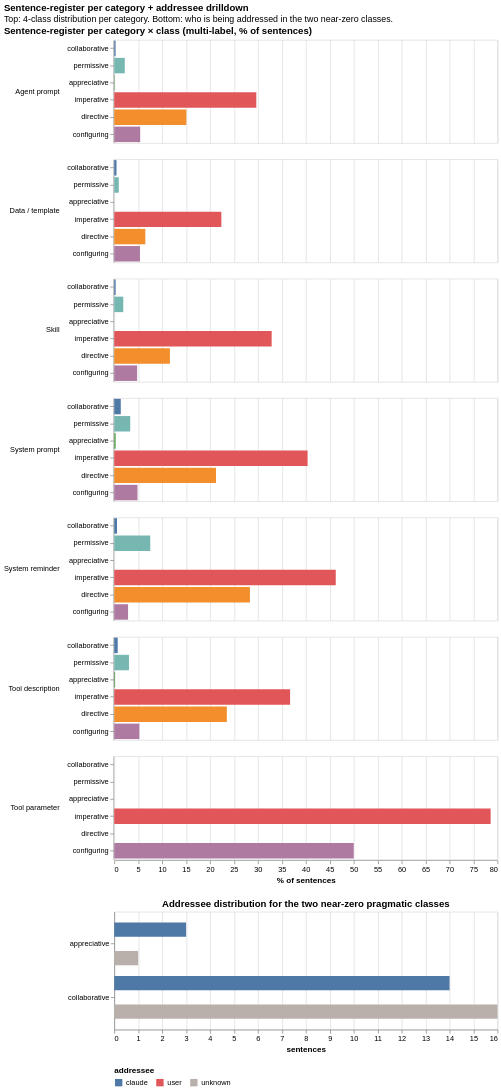

Source (notebook cell):
### Markdown cell above
### Sentence-register per category — distribution + addressee drilldown

Two views: per-category × per-class distribution (top) and addressee breakdown for the two near-zero classes — claude / user / unknown (bottom). A forensic-inspection sample of sentences matching appreciative keywords is printed alongside, sourced from `sentences_classified.parquet`.

### Code cell
"""Sentence-register per category × class + addressee drilldown — vconcat composite."""

# --- top panel: per-category × per-class distribution ---
sr_long = pd.DataFrame([
    {
        "category": cat,
        "class":    cls,
        "sent_pct": by_category[cat]["metrics"]["sentence_register"][f"{cls}_sent_pct"],
        "sent_count": by_category[cat]["metrics"]["sentence_register"][f"{cls}_sent_count"],
    }
    for cat in by_category
    for cls in SENT_REGISTER_CLASSES
])

sr_class_domain = SENT_REGISTER_CLASSES
sr_class_range  = [SR_CLASS_COLORS[c] for c in sr_class_domain]

sr_chart = (
    alt.Chart(sr_long)
    .mark_bar()
    .encode(
        x=alt.X("sent_pct:Q", title="% of sentences"),
        y=alt.Y("class:N", sort=sr_class_domain, title=None),
        color=alt.Color("class:N",
                         scale=alt.Scale(domain=sr_class_domain, range=sr_class_range),
                         legend=None),
        row=alt.Row("category:N", title=None,
                     header=alt.Header(labelAngle=0, labelAlign="left")),
        tooltip=[
            alt.Tooltip("category:N"),
            alt.Tooltip("class:N"),
            alt.Tooltip("sent_pct:Q",   format=".2f", title="sent %"),
            alt.Tooltip("sent_count:Q", title="sentences"),
        ],
    )
    .properties(width=520, height=140,
                title="Sentence-register per category × class (multi-label, % of sentences)")
)

# --- bottom panel: addressee breakdown for the two near-zero classes ---
addr_rows = []
for cls in ("appreciative", "collaborative"):
    block = corpus_block["metrics"]["sentence_register"]
    for who in ("claude", "user", "unknown"):
        addr_rows.append({
            "class":     cls,
            "addressee": who,
            "count":     block[f"{cls}_addressee_{who}_count"],
        })
addr_df = pd.DataFrame(addr_rows)

print("Corpus-wide addressee distribution for the two near-zero classes:")
print(addr_df.pivot(index="class", columns="addressee", values="count")
            [["claude", "user", "unknown"]].to_string())

addr_chart = (
    alt.Chart(addr_df)
    .mark_bar()
    .encode(
        y=alt.Y("class:N", sort=["appreciative", "collaborative"], title=None),
        x=alt.X("count:Q", title="sentences"),
        color=alt.Color("addressee:N",
                         scale=alt.Scale(
                             domain=["claude", "user", "unknown"],
                             range=["#4e79a7", "#e15759", "#bab0ab"]),
                         legend=alt.Legend(title="addressee", orient="bottom")),
        yOffset="addressee:N",
        tooltip=[alt.Tooltip("class:N"),
                 alt.Tooltip("addressee:N"),
                 alt.Tooltip("count:Q", format=",")],
    )
    .properties(width=520, height=160,
                title="Addressee distribution for the two near-zero pragmatic classes")
)

# --- forensic inspection: actual sentences from the parquet ---
import pathlib
parquet_path = pathlib.Path("sentences_classified.parquet")
if parquet_path.exists():
    sentences_df = pd.read_parquet(parquet_path)
    APPR_KEYWORDS = ["thank you", "thanks", "appreciate", "great job",
                     "well done", "kudos", "much appreciated"]
    pat = "|".join(APPR_KEYWORDS)
    appr_sample = sentences_df[
        sentences_df["text"].str.lower().str.contains(pat, regex=True, na=False)
    ][["file_path", "text", "addressee"]].head(10)
    print("\nForensic inspection — sentences containing appreciative keywords:")
    print(appr_sample.to_string(index=False, max_colwidth=80))

sr_composite = alt.vconcat(sr_chart, addr_chart).resolve_scale(color="independent").properties(
    title=alt.TitleParams(
        "Sentence-register per category + addressee drilldown",
        subtitle=["Top: 4-class distribution per category. "
                  "Bottom: who is being addressed in the two near-zero classes."],
        anchor="start",
    )
)
save_chart(sr_composite, "10-sentence-register-by-category")

### Figure 1 — Vega-Lite specification as saved in the notebook (floating-point values rounded to 4 significant figures)
{"config": {"view": {"continuousWidth": 300, "continuousHeight": 300}}, "vconcat": [{"data": {"name": "data-74ec36d888e9c1149e3fc05fac119132"}, "mark": {"type": "bar"}, "encoding": {"color": {"field": "class", "legend": null, "scale": {"domain": ["collaborative", "permissive", "appreciative", "imperative", "directive", "configuring"], "range": ["#4e79a7", "#76b7b2", "#59a14f", "#e15759", "#f28e2c", "#af7aa1"]}, "type": "nominal"}, "row": {"field": "category", "header": {"labelAlign": "left", "labelAngle": 0}, "title": null, "type": "nominal"}, "tooltip": [{"field": "category", "type": "nominal"}, {"field": "class", "type": "nominal"}, {"field": "sent_pct", "format": ".2f", "title": "sent %", "type": "quantitative"}, {"field": "sent_count", "title": "sentences", "type": "quantitative"}], "x": {"field": "sent_pct", "title": "% of sentences", "type": "quantitative"}, "y": {"field": "class", "sort": ["collaborative", "permissive", "appreciative", "imperative", "directive", "configuring"], "title": null, "type": "nominal"}}, "height": 140, "title": "Sentence-register per category × class (multi-label, % of sentences)", "width": 520}, {"data": {"name": "data-5f04e88ed1c4ef9a1adb1c554f4909dd"}, "mark": {"type": "bar"}, "encoding": {"color": {"field": "addressee", "legend": {"orient": "bottom", "title": "addressee"}, "scale": {"domain": ["claude", "user", "unknown"], "range": ["#4e79a7", "#e15759", "#bab0ab"]}, "type": "nominal"}, "tooltip": [{"field": "class", "type": "nominal"}, {"field": "addressee", "type": "nominal"}, {"field": "count", "format": ",", "type": "quantitative"}], "x": {"field": "count", "title": "sentences", "type": "quantitative"}, "y": {"field": "class", "sort": ["appreciative", "collaborative"], "title": null, "type": "nominal"}, "yOffset": {"field": "addressee", "type": "nominal"}}, "height": 160, "title": "Addressee distribution for the two near-zero pragmatic classes", "width": 520}], "resolve": {"scale": {"color": "independent"}}, "title": {"text": "Sentence-register per category + addressee drilldown", "anchor": "start", "subtitle": ["Top: 4-class distribution per category. Bottom: who is being addressed in the two near-zero classes."]}, "$schema": "https://vega.github.io/schema/vega-lite/v6.4.1.json", "datasets": {"data-74ec36d888e9c1149e3fc05fac119132": [{"category": "Agent prompt", "class": "collaborative", "sent_pct": 0.2755, "sent_count": 3}, {"category": "Agent prompt", "class": "permissive", "sent_pct": 2.204, "sent_count": 24}, {"category": "Agent prompt", "class": "appreciative", "sent_pct": 0.0918, "sent_count": 1}, {"category": "Agent prompt", "class": "imperative", "sent_pct": 29.66, "sent_count": 323}, {"category": "Agent prompt", "class": "directive", "sent_pct": 15.06, "sent_count": 164}, {"category": "Agent prompt", "class": "configuring", "sent_pct": 5.418, "sent_count": 59}, {"category": "Data / template", "class": "collaborative", "sent_pct": 0.472, "sent_count": 8}, {"category": "Data / template", "class": "permissive", "sent_pct": 0.944, "sent_count": 16}, {"category": "Data / template", "class": "appreciative", "sent_pct": 0.0, "sent_count": 0}, {"category": "Data / template", "class": "imperative", "sent_pct": 22.36, "sent_count": 379}, {"category": "Data / template", "class": "directive", "sent_pct": 6.49, "sent_count": 110}, {"category": "Data / template", "class": "configuring", "sent_pct": 5.369, "sent_count": 91}, {"category": "Skill", "class": "collaborative", "sent_pct": 0.295, "sent_count": 5}, {"category": "Skill", "class": "permissive", "sent_pct": 1.888, "sent_count": 32}, {"category": "Skill", "class": "appreciative", "sent_pct": 0.0, "sent_count": 0}, {"category": "Skill", "class": "imperative", "sent_pct": 32.86, "sent_count": 557}, {"category": "Skill", "class": "directive", "sent_pct": 11.62, "sent_count": 197}, {"category": "Skill", "class": "configuring", "sent_pct": 4.779, "sent_count": 81}, {"category": "System prompt", "class": "collaborative", "sent_pct": 1.366, "sent_count": 9}, {"category": "System prompt", "class": "permissive", "sent_pct": 3.338, "sent_count": 22}, {"category": "System prompt", "class": "appreciative", "sent_pct": 0.3035, "sent_count": 2}, {"category": "System prompt", "class": "imperative", "sent_pct": 40.36, "sent_count": 266}, {"category": "System prompt", "class": "directive", "sent_pct": 21.24, "sent_count": 140}, {"category": "System prompt", "class": "configuring", "sent_pct": 4.856, "sent_count": 32}, {"category": "System reminder", "class": "collaborative", "sent_pct": 0.578, "sent_count": 1}, {"category": "System reminder", "class": "permissive", "sent_pct": 7.514, "sent_count": 13}, {"category": "System reminder", "class": "appreciative", "sent_pct": 0.0, "sent_count": 0}, {"category": "System reminder", "class": "imperative", "sent_pct": 46.24, "sent_count": 80}, {"category": "System reminder", "class": "directive", "sent_pct": 28.32, "sent_count": 49}, {"category": "System reminder", "class": "configuring", "sent_pct": 2.89, "sent_count": 5}, {"category": "Tool description", "class": "collaborative", "sent_pct": 0.7233, "sent_count": 4}, {"category": "Tool description", "class": "permissive", "sent_pct": 3.074, "sent_count": 17}, {"category": "Tool description", "class": "appreciative", "sent_pct": 0.1808, "sent_count": 1}, {"category": "Tool description", "class": "imperative", "sent_pct": 36.71, "sent_count": 203}, {"category": "Tool description", "class": "directive", "sent_pct": 23.51, "sent_count": 130}, {"category": "Tool description", "class": "configuring", "sent_pct": 5.244, "sent_count": 29}, {"category": "Tool parameter", "class": "collaborative", "sent_pct": 0.0, "sent_count": 0}, {"category": "Tool parameter", "class": "permissive", "sent_pct": 0.0, "sent_count": 0}, {"category": "Tool parameter", "class": "appreciative", "sent_pct": 0.0, "sent_count": 0}, {"category": "Tool parameter", "class": "imperative", "sent_pct": 78.57, "sent_count": 11}, {"category": "Tool parameter", "class": "directive", "sent_pct": 0.0, "sent_count": 0}, {"category": "Tool parameter", "class": "configuring", "sent_pct": 50.0, "sent_count": 7}], "data-5f04e88ed1c4ef9a1adb1c554f4909dd": [{"class": "appreciative", "addressee": "claude", "count": 3}, {"class": "appreciative", "addressee": "user", "count": 0}, {"class": "appreciative", "addressee": "unknown", "count": 1}, {"class": "collaborative", "addressee": "claude", "count": 14}, {"class": "collaborative", "addressee": "user", "count": 0}, {"class": "collaborative", "addressee": "unknown", "count": 16}]}}
